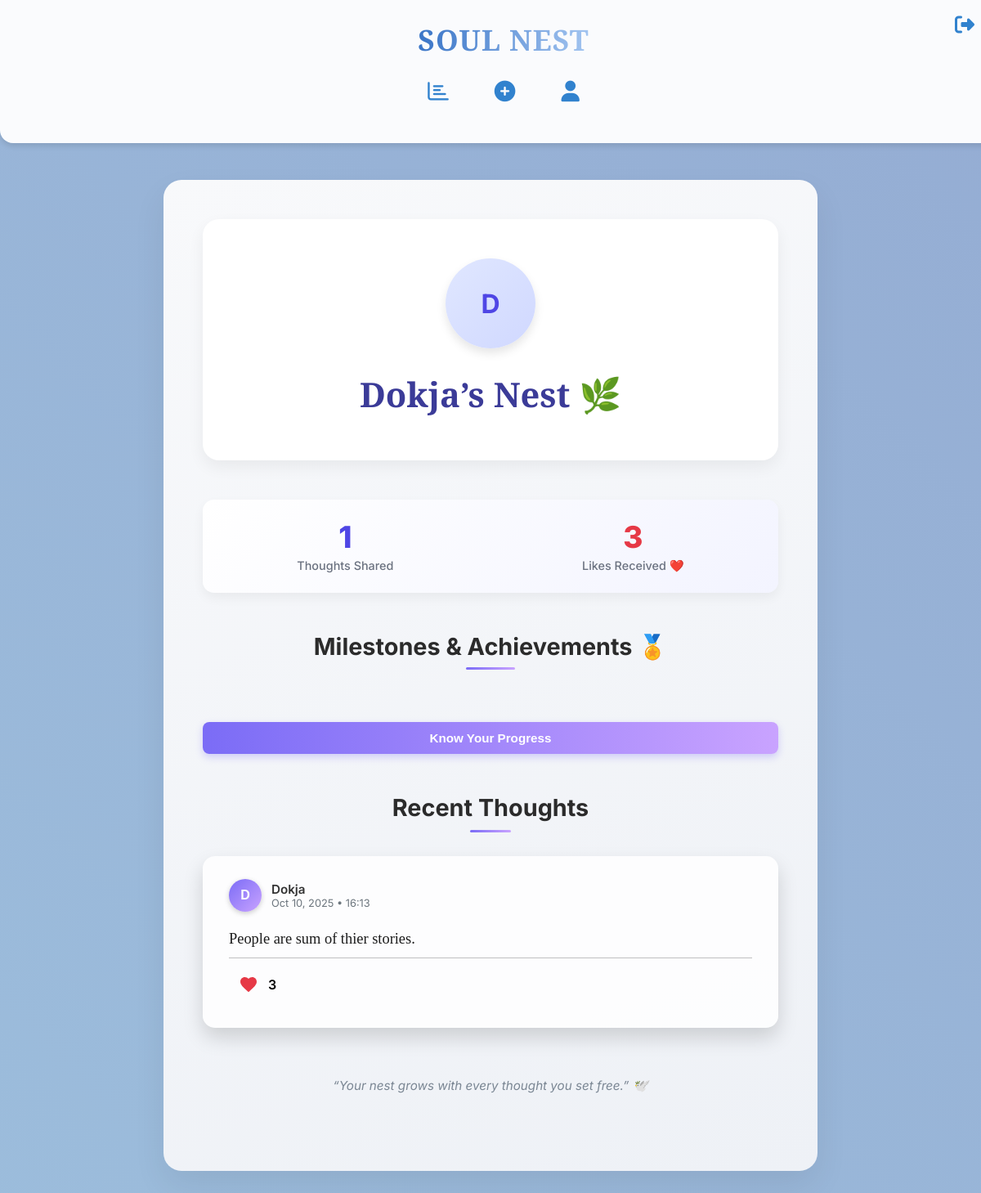
The app's page /profile/2 (signed in) with its own data.
### models.py (models this page shows, shortened)
class User(db.Model, UserMixin):
    id = db.Column(db.Integer, primary_key=True)
    username = db.Column(db.String(80), nullable=False, unique=True)
    password = db.Column(db.String(200), nullable=False)
    profile_image = db.Column(db.String(200), nullable=True)
    liked_thoughts = db.relationship(
        'Thought', secondary='likes',
        back_populates='liked_by', lazy='dynamic'
    )
    def total_likes_received(self):
        return sum(thought.liked_by.count() for thought in self.thoughts)

class Thought(db.Model):
    id = db.Column(db.Integer, primary_key=True)
    content = db.Column(db.Text, nullable=False)
    user_id = db.Column(db.Integer, db.ForeignKey('user.id'), nullable=False)
    timestamp = db.Column(db.DateTime, default=datetime.utcnow)
    mood = db.Column(db.String(50), nullable=True)
    comments = db.relationship('Comment', backref='thought', lazy='select')
    user = db.relationship('User', backref=db.backref('thoughts', lazy=True))
    liked_by = db.relationship(
        'User', secondary='likes',
        back_populates='liked_thoughts', lazy='dynamic' # Keep dynamic for efficiency
    )
    def is_liked_by(self, user):
        return self.liked_by.filter(likes.c.user_id == user.id).first() is not None
    def like_count(self):
        return self.liked_by.count()

### app.py (the view)
@app.route('/profile/<int:user_id>')
@login_required
def user_profile(user_id):
    user_to_view = User.query.get_or_404(user_id)
    user_posts = sorted(user_to_view.thoughts, key=lambda t: t.timestamp, reverse=True)
    total_likes = user_to_view.total_likes_received()
    milestones = get_milestones(user_to_view)
    return render_template(
        'profile.html',
        user=user_to_view,
        posts=user_posts,
        total_likes=total_likes,
        milestones=milestones
    )

### app.py (called while the page is built)
@login_manager.user_loader
def load_user(user_id):
    return User.query.get(int(user_id))  # Loads user by ID

### milestones.py (called while the page is built)
def create_badge(name, icon, current, target):
    achieved = current >= target
    target = max(target, 1)  # avoid division by zero
    progress = f"{min(current, target)}/{target}"
    percentage = min(int((min(current, target) / target) * 100), 100)
    return {
        'name': name,
        'icon': icon,
        'progress': progress,
        'percentage': percentage,
        'achieved': achieved
    }

def calculate_streak_badge(user):
    if not user.thoughts:
        return None
    unique_dates = sorted({t.timestamp.date() for t in user.thoughts}, reverse=True)
    streak_days = 0
    last_date = datetime.utcnow().date() + timedelta(days=1)
    for current_date in unique_dates:
        diff = (last_date - current_date).days
        if diff == 1:
            streak_days += 1
            last_date = current_date
        elif diff == 0:
            last_date = current_date
        else:
            break
    today = datetime.utcnow().date()
    if unique_dates and (today - unique_dates[0]).days > 1:
        return None  # streak broken
    STREAK_TARGET = 7
    if streak_days >= 3:
        return create_badge("Soul Architect", "🔥", streak_days, STREAK_TARGET)
    return None

### templates/profile.html (shortened to what this page needs)
{% extends "base.html" %}
{% from 'macros.html' import render_thought_card %}
{% block content %}
<div class="profile-container" style="
    max-width: 1000px;
    margin: 4rem auto 6rem;
    padding: 3rem 3rem 5rem;
    background: linear-gradient(160deg, #f8f9fb 0%, #eef1f6 100%);
    border-radius: 22px;
    box-shadow: 0 18px 40px rgba(0, 0, 0, 0.07);
">
    <div class="profile-header-card" data-aos="fade-up" style="
        text-align: center;
        padding: 3rem 2rem;
        border-radius: 20px;
        background: #ffffff;
        box-shadow: 0 8px 20px rgba(0, 0, 0, 0.06);
        margin-bottom: 3rem;
        transition: all 0.3s ease;
    ">
        {% if user.profile_image %}
            <img src="{{ user.profile_image }}" alt="{{ user.username }}" style="
                width: 110px; height: 110px;
                border-radius: 50%;
                object-fit: cover;
                box-shadow: 0 6px 14px rgba(79, 70, 229, 0.25);
                margin-bottom: 1rem;
                border: 3px solid #ecebff;
            ">
        {% else %}
            <div style="
                width: 110px; height: 110px;
                border-radius: 50%;
                background: linear-gradient(135deg, #e0e7ff, #d0d8ff);
                color: #4f46e5;
                display: flex; align-items: center; justify-content: center;
                font-size: 2rem; font-weight: 700;
                margin: 0 auto 1rem;
                box-shadow: 0 6px 12px rgba(0,0,0,0.1);
            ">
                {{ user.username[0]|upper }}
            </div>
        {% endif %}
        <h1 style="
            font-family: 'Playfair Display', serif;
            font-size: 2.6rem;
            color: #3b3b98;
            margin-bottom: 0.3rem;
        ">
            {{ user.username }}’s Nest 🌿
        </h1>
    </div>
    <div class="stats-bar" data-aos="fade-up" style="
        display: flex;
        justify-content: space-around;
        padding: 1.5rem 0;
        margin-bottom: 3rem;
        border-radius: 14px;
        background: linear-gradient(135deg, #ffffff, #f3f4ff);
        box-shadow: 0 6px 14px rgba(0, 0, 0, 0.05);
    ">
        <div class="stat-item" style="text-align: center;">
            <div style="font-size: 2.3rem; font-weight: 800; color: #4f46e5; line-height: 1.2;">
                {{ posts|length }}
            </div>
            <div style="font-size: 0.9rem; color: #6b7280; font-weight: 500; margin-top: 0.25rem;">
                Thoughts Shared
            </div>
        </div>
        <div class="stat-item" style="text-align: center;">
            <div style="font-size: 2.3rem; font-weight: 800; color: #e63946; line-height: 1.2;">
                {{ total_likes }}
            </div>
            <div style="font-size: 0.9rem; color: #6b7280; font-weight: 500; margin-top: 0.25rem;">
                Likes Received ❤️
            </div>
        </div>
    </div>
    <h2 data-aos="fade-up" style="
        font-family: 'Inter', sans-serif;
        font-size: 1.8rem;
        font-weight: 700;
        color: #2b2b2b;
        text-align: center;
        margin-bottom: 2rem;
        position: relative;
    ">
        Milestones & Achievements 🏅
        <span style="
            display:block;
            width: 60px;
            height: 3px;
            background: linear-gradient(90deg, #7b6cf6, #c9a3ff);
            margin: 0.5rem auto 0;
            border-radius: 4px;
        "></span>
    </h2>
    {% if milestones|selectattr("achieved", "equalto", false)|list %}
        <button id="show-progress-btn" class="progress-btn "style="
            margin:1rem auto 0;
            display:block;
            padding:0.7rem 1.5rem;
            border:none;
            background: linear-gradient(90deg, #7b6cf6, #c9a3ff);
            color:white;
            border-radius:8px;
            cursor:pointer;
            font-weight:600;
            font-size:0.95rem;
            transition: all 0.3s ease;
            box-shadow: 0 4px 10px rgba(123,108,246,0.3);
        ">
            Know Your Progress
        </button>
    {% endif %}
    <h2 data-aos="fade-up" style="
        font-family: 'Inter', sans-serif;
        font-size: 1.8rem;
        font-weight: 700;
        color: #2b2b2b;
        text-align: center;
        margin-top: 3rem;
        margin-bottom: 1.8rem;
    ">
        Recent Thoughts
        <span style="
            display:block;
            width: 50px;
            height: 3px;
            background: linear-gradient(90deg, #7b6cf6, #c9a3ff);
            margin: 0.6rem auto 0;
            border-radius: 4px;
        "></span>
    </h2>
    <div class="user-feed" data-aos="fade-up" style="display:flex; flex-direction:column; gap:1.5rem;">
        {% if posts %}
            {% for post in posts %}
                {{ render_thought_card(thought=post, current_user=current_user, editable=(user.id == current_user.id)) }}
            {% endfor %}
        {% else %}
            <p style="color:#7b8794; padding:1rem; text-align:center; background:#fff; border-radius:8px;">
                {{ user.username }} hasn't shared any thoughts yet.
            </p>
        {% endif %}
    </div>
    <p style="text-align:center; color:#7b8794; font-style:italic; margin-top:3rem; font-size:0.95rem;">
        “Your nest grows with every thought you set free.” 🕊️
    </p>
</div>
{% endblock content %}

### templates/macros.html (shortened to what this page needs)
{% macro render_thought_card(thought, current_user, editable=true) %}
<div class="thought-card mood-{{ thought.mood }}" data-aos="fade-up" style="
    padding: 1.8rem 2rem;
    border-radius: 15px;
    box-shadow: 0 12px 25px rgba(0,0,0,0.15);
    transition: transform 0.3s ease, box-shadow 0.3s ease, background 0.4s ease;
"
onmouseover="this.style.transform='scale(1.03)'; this.style.boxShadow='0 18px 35px rgba(0,0,0,0.25)';"
onmouseout="this.style.transform='scale(1)'; this.style.boxShadow='0 12px 25px rgba(0,0,0,0.15)';">
    <div class="thought-header" style="display: flex; align-items: center; gap: 0.75rem; margin-bottom: 0.75rem;">
        <div style="
            width: 40px; height: 40px;
            border-radius: 50%;
            background: linear-gradient(135deg, #7b6cf6, #c9a3ff);
            display: flex; align-items: center; justify-content: center;
            font-weight: 700; color: white;
            font-family: 'Zalando Sans SemiExpanded', sans-serif;
            font-size: 1rem; text-transform: uppercase;
            box-shadow: 0 2px 6px rgba(0,0,0,0.2);
        ">
            {{ thought.user.username[0] }}
        </div>
        <div>
            <div style="font-weight: 600; font-size: 0.95rem; color: #333;">
                {{ thought.user.username }}
            </div>
            <div style="font-size: 0.8rem; color: #6c757d;">
                {{ thought.timestamp.strftime('%b %d, %Y • %H:%M') }}
            </div>
        </div>
    </div>
    <p class="thought-content" style="
        font-family: 'PT Serif', serif;
        font-size: 1.15rem; color: #1c1c1c; font-weight: 500;
        line-height: 1.6; margin-bottom: 0.5rem;
    ">
        {{ thought.content }}
    </p>
    <div style="height:1px; background:#b0aeaec6; margin-top:0.5rem; margin-bottom:0.5rem; width:100%;"></div>
    <div class="thought-footer" style="display: flex; justify-content: space-between; align-items: center;">
        <div class="like-section" style="display:flex; align-items:center; gap:0.003rem;">
            <button type="button"
                    class="heart-icon {% if thought.is_liked_by(current_user) %}liked{% endif %}"
                    data-id="{{ thought.id }}"
                    onclick="toggleLike(this)"
                style="background:none; border:none; cursor:pointer; display:flex; align-items:center; gap:0.2rem;">
                <svg width="24" height="24" viewBox="0 0 24 24" fill="{% if thought.is_liked_by(current_user) %}#e63946{% else %}#d3d3d3{% endif %}" xmlns="http://www.w3.org/2000/svg">
                    <path d="M12 21.35l-1.45-1.32C5.4 15.36 2 12.28 2 8.5 2 5.42 4.42 3 7.5 3c1.74 0 3.41 0.81 4.5 2.09C13.09 3.81 14.76 3 16.5 3 19.58 3 22 5.42 22 8.5c0 3.78-3.4 6.86-8.55 11.54L12 21.35z"/>
                </svg>
            </button>
            <span id="like-count-{{ thought.id }}" style="font-weight:600;">{{ thought.like_count() }}</span>
        </div>
    </div>
</div>
{% endmacro %}

### templates/base.html (style rules this page uses)
:root { --primary: #3182ce; --primary-light: #e0f2fe; --text-dark: #212529; --text-muted: #6c757d; --bg: #f8f9fa; --card-bg: #ffffff; --card-shadow: 0 4px 6px rgba(0, 0, 0, 0.1); }
body { font-family: 'Inter', sans-serif; margin: 0; background: linear-gradient(45deg, #a8d8ea 0%, #8b97c8 100%); background-size: 400% 400%; animation: gradientShift 15s ease infinite; overflow-x: hidden; }
.thought-card { background: rgba(255, 255, 255, 0.85); padding: 1.5rem; border-radius: 12px; box-shadow: var(--card-shadow); margin-bottom: 0.8rem; transition: transform 0.3s, box-shadow 0.3s, background 0.3s; }
button { width: 100%; padding: 0.75rem; background-color: var(--primary); color: white; border: none; border-radius: 8px; font-size: 1rem; font-weight: 600; cursor: pointer; }

### records on screen
User: username "D", username "Dokja", user "D", user.username "Dokja"
Thought: timestamp "Oct 10, 2025 • 16:13", content "People are sum of thier stories.", like_count "3"

### other values on screen
{{ posts|length }} "1"
{{ total_likes }} "3"
